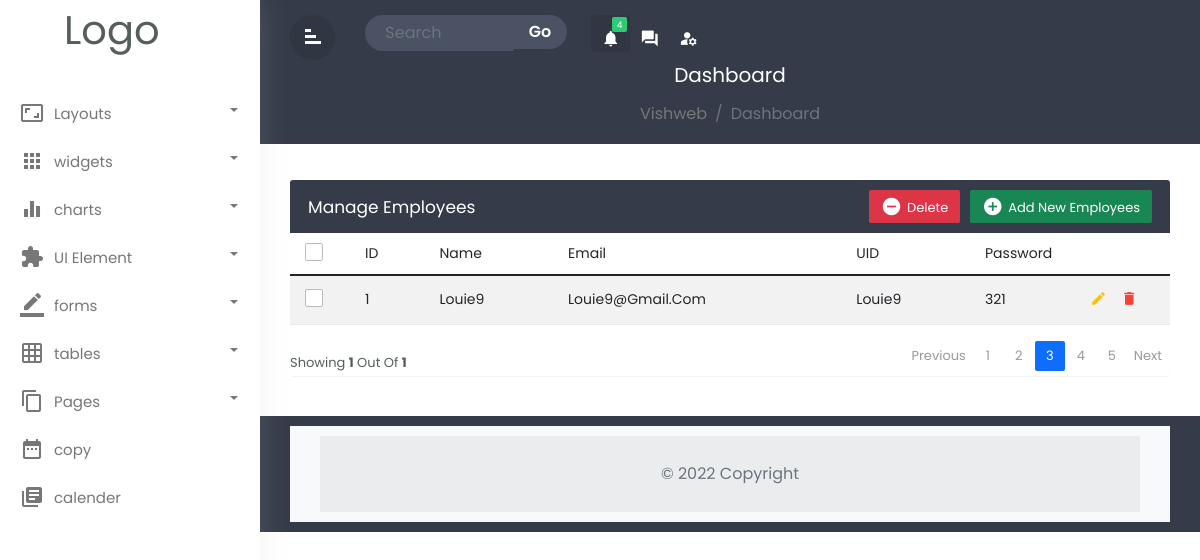
The app's page /login-system/admin/admin.php, older data.
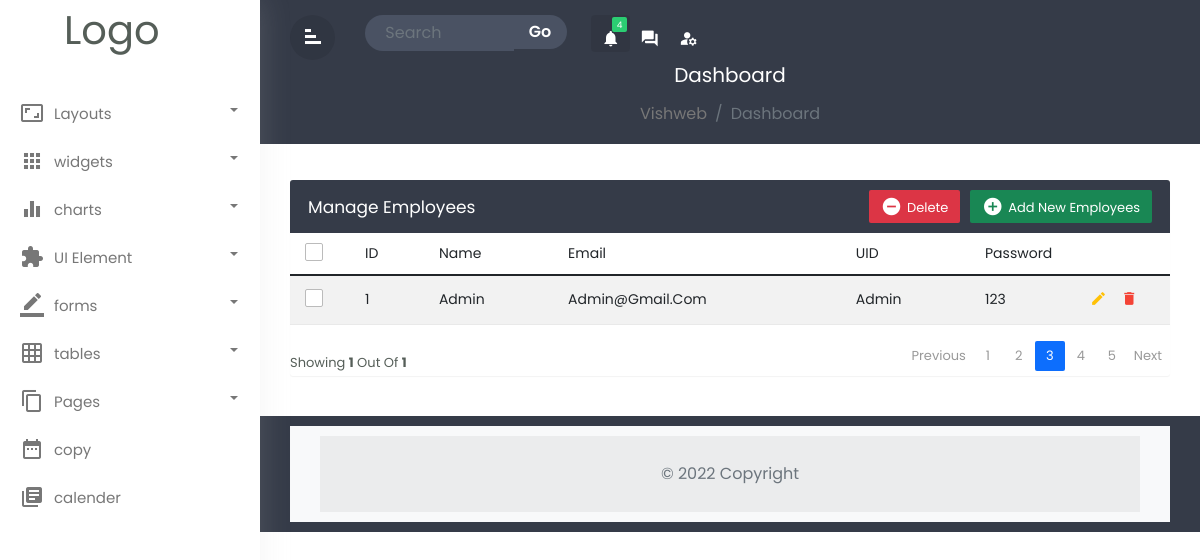
The same page, newer data.
### tables this page shows
CREATE TABLE `users` (
  `usersId` int(11) NOT NULL,
  `usersName` varchar(128) NOT NULL,
  `usersEmail` varchar(128) NOT NULL,
  `usersUid` varchar(128) NOT NULL,
  `usersPwd` varchar(128) NOT NULL
);

### login-system/admin/admin.php (the view, shortened to what the changed rows need)
<?php
include_once '../php/dbh.inc.php';
?>
<!doctype html>
<html lang="en">
<head>
    <link rel="stylesheet" href="../../bootstrap/css/bootstrap.min.css">
    <link rel="stylesheet" href="../../css/admin.css">
</head>
<body>
    <?php
    $sql = "SELECT * FROM users;";
    $result = mysqli_query($conn, $sql);
    $num = mysqli_num_rows($result);
    ?>
    <div class="wrapper">
        <div id="sidebar">
            <div class="logo">
                <h1 class="title-logo">Logo</h1>
            </div>
        </div>
        <div id="content">
            <div class="main-content">
                <div class="row">
                    <div class="col-md-12">
                        <div class="table-wrapper">
                            <div class="table-title">
                                <div class="row">
                                    <div class="col-sm-6 p-0 flex justify-content-lg-start justify-content-center">
                                        <h2 class="ml-lg-2">Manage Employees</h2>
                                    </div>
                                </div>
                            </div>
                            <table class="table table-striped table-hover">
                                <thead>
                                    <tr>
                                        <th><span class="custom-checkbox">
                                                <label for="selectAll"></label></th>
                                        <th>ID</th>
                                        <th>Name</th>
                                        <th>Email</th>
                                        <th>UID</th>
                                        <th>Password</th>
                                    </tr>
                                </thead>
                                <tbody>
                                    <?php
                                    if ($num > 0) {
                                        while ($data = mysqli_fetch_assoc($result)) {
                                            echo "
                                                <tr>
                                                <th><span class='custom-checkbox'>
                                                        <input type='checkbox' id='checkbox1' name='option[]' value='1'>
                                                        <label for='checkbox1'></label></th>
                                                <th>" . $data['usersId'] . "</th>
                                                <th>" . $data['usersName'] . "</th>
                                                <th>" . $data['usersEmail'] . "</th>
                                                <th>" . $data['usersUid'] . "</th>
                                                <th>" . $data['usersPwd'] . "</th>
                                                <th>
                                                <a href='#editEmployeeModal' class='edit' data-toggle='modal'>
                                                    <i class='material-icons' data-toggle='tooltip'
                                                        title='Edit'>&#xE254;</i>
                                                </a>
                                                <a href='#deleteEmployeeModal' class='delete' data-toggle='modal'>
                                                    <i class='material-icons' data-toggle='tooltip'
                                                        title='Delete'>&#xE872;</i>
                                                </a>
                                            </th>
                                        </tr>
                                                ";
                                        }
                                    }
                                    ?>
                                </tbody>
                            </table>
                        </div>
                    </div>
                </div>
            </div>
        </div>
    </div>
</body>
</html>

Row changes from the older to the newer data that the page shows:
changed users id 1: usersName "Louie9" → "Admin"; usersEmail "Louie9@gmail.com" → "Admin@gmail.com"; usersUid "Louie9" → "Admin"; usersPwd "321" → "123"
